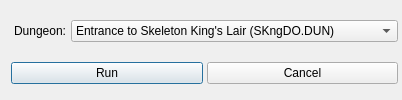
<?xml version="1.0" encoding="UTF-8"?>
<ui version="4.0">
 <class>PatchDungeonDialog</class>
 <widget class="QDialog">
  <property name="windowTitle">
   <string>Patch Dungeon</string>
  </property>
  <property name="modal">
   <bool>true</bool>
  </property>
  <layout class="QVBoxLayout">
   <item>
    <layout class="QHBoxLayout">
     <property name="spacing">
      <number>4</number>
     </property>
     <property name="leftMargin">
      <number>10</number>
     </property>
     <property name="topMargin">
      <number>4</number>
     </property>
     <property name="rightMargin">
      <number>0</number>
     </property>
     <property name="bottomMargin">
      <number>4</number>
     </property>
     <item>
      <widget class="QLabel">
       <property name="text">
        <string>Dungeon:</string>
       </property>
      </widget>
     </item>
     <item>
      <widget class="QComboBox" name="dungeonTypeComboBox">
       <item>
        <property name="text">
         <string>Entrance to Skeleton King's Lair (SKngDO.DUN)</string>
        </property>
       </item>
       <item>
        <property name="text">
         <string>Entrance to Chamber of Bone - Before (Bonestr1.DUN)</string>
        </property>
       </item>
       <item>
        <property name="text">
         <string>Entrance to Chamber of Bone - After (Bonestr2.DUN)</string>
        </property>
       </item>
       <item>
        <property name="text">
         <string>Halls of the Blind - Before (Blind2.DUN)</string>
        </property>
       </item>
       <item>
        <property name="text">
         <string>Halls of the Blind - After (Blind1.DUN)</string>
        </property>
       </item>
       <item>
        <property name="text">
         <string>Valor - Before (Blood2.DUN)</string>
        </property>
       </item>
       <item>
        <property name="text">
         <string>Valor - After (Blood1.DUN)</string>
        </property>
       </item>
       <item>
        <property name="text">
         <string>Archbishop Lazarus - Before (Vile2.DUN)</string>
        </property>
       </item>
       <item>
        <property name="text">
         <string>Archbishop Lazarus - After (Vile1.DUN)</string>
        </property>
       </item>
      </widget>
     </item>
    </layout>
   </item>
   <item>
    <layout class="QHBoxLayout">
     <item>
      <spacer>
       <property name="orientation">
        <enum>Qt::Horizontal</enum>
       </property>
      </spacer>
     </item>
     <item>
      <widget class="QPushButton" name="runButton">
       <property name="text">
        <string>Run</string>
       </property>
      </widget>
     </item>
     <item>
      <widget class="QPushButton" name="cancelButton">
       <property name="text">
        <string>Cancel</string>
       </property>
      </widget>
     </item>
    </layout>
   </item>
  </layout>
 </widget>
 <layoutdefault spacing="4" margin="4"/>
 <resources/>
 <connections/>
 <buttongroups/>
</ui>
